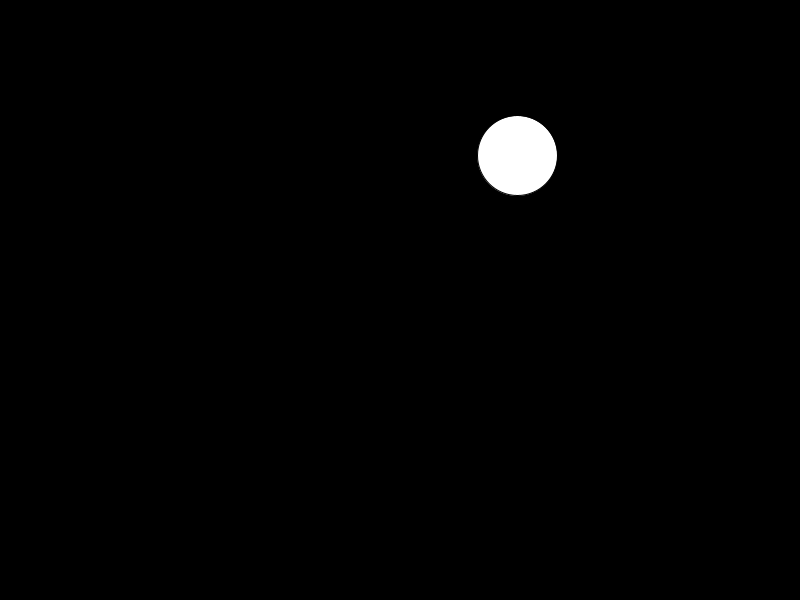
Frame 1 (no input)
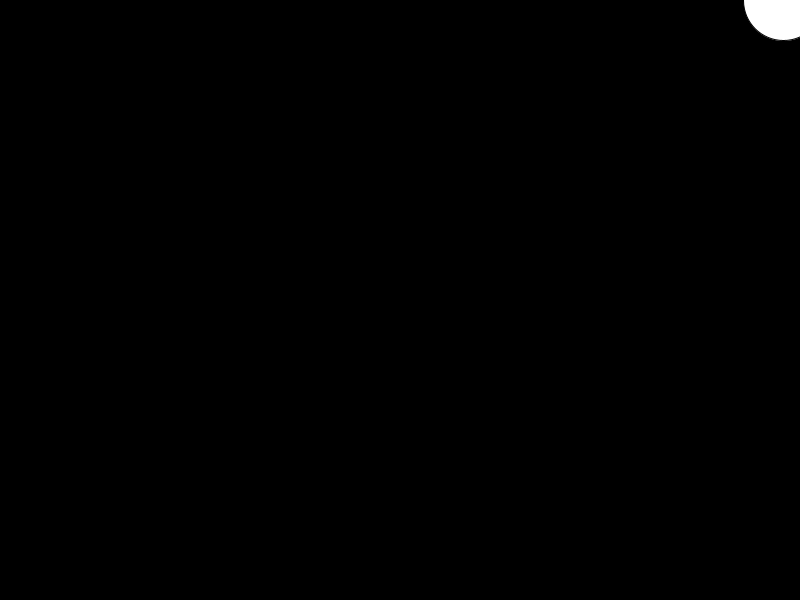
Frame 60 (the mouse pressed at the canvas centre just before this capture)
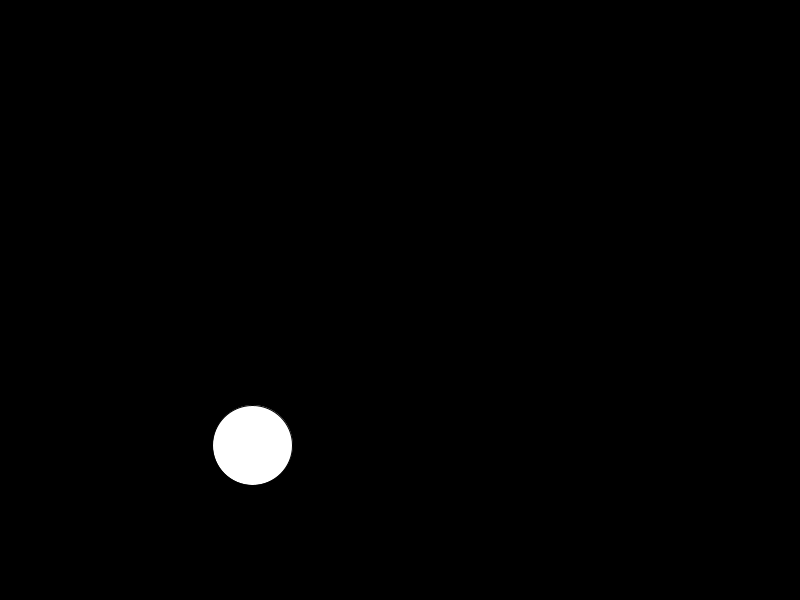
Frame 120 (the mouse held since frame 60 and released just before this capture)

The Processing sketch that drew these frames (run headless with seeded random() and noise(); from frame 60 on, the mouse is pressed at the canvas centre):

// Processing sketch: Wanderer
// ── Wanderer.pde
PVector loc;
PVector vel;
float diam;

void setup() {
  size(800, 600);

  //initialize variables
  loc = new PVector(random(width),random(height));
  diam = 80;
  vel = new PVector(random(-5,5),random(-5,5));
}

void draw() {
  background(0);

  ellipse(loc.x, loc.y, diam, diam);
  
  loc.add(vel);

  if (loc.x >= width) {
    loc.x = 0;     
  } else if (loc.x <= 0) {
    loc.x = width;
  }
  if (loc.y >= height) {
    loc.y = 0;
  } else if (loc.y <= 0) {
    loc.y = height;
  }
}
